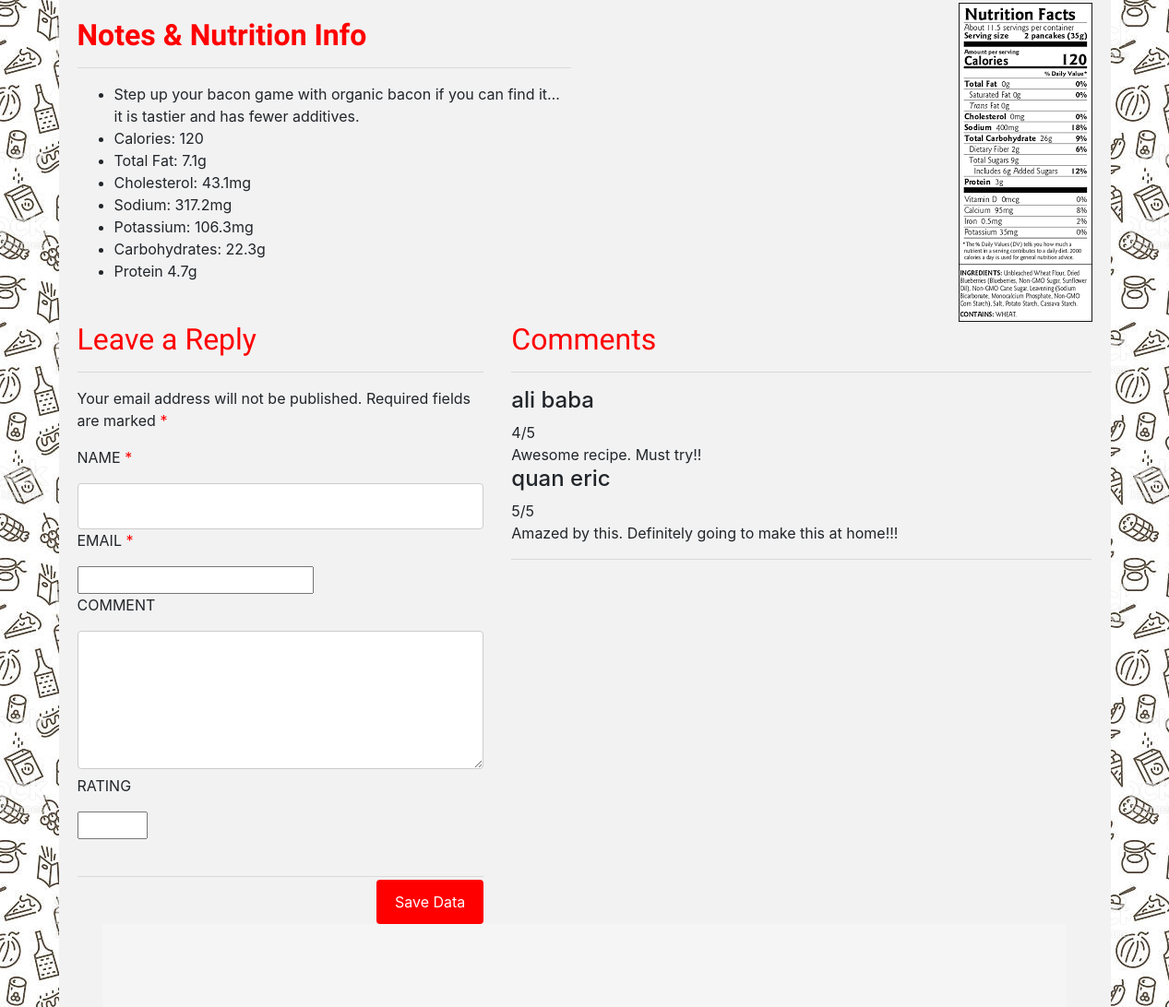
The page /bacon_eggs.php (middle part) on the database as committed earlier.
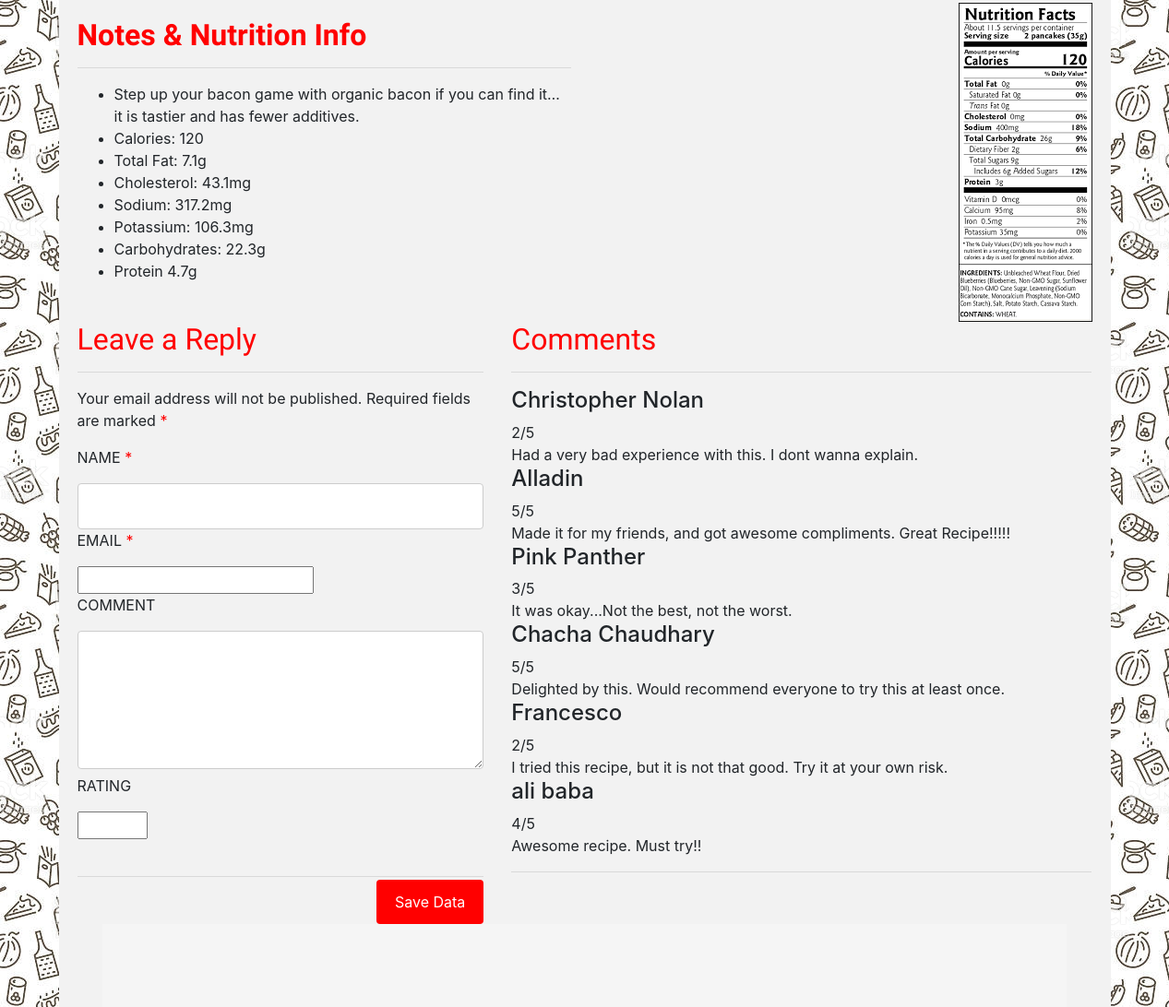
The same page on the database as committed later.
### tables this page shows
CREATE TABLE `comments` (
  `id` int(11) NOT NULL,
  `name` varchar(50) NOT NULL,
  `email` varchar(50) NOT NULL,
  `comment` varchar(300) NOT NULL,
  `rating` int(1) NOT NULL,
  `MyTimeStamp` timestamp NOT NULL DEFAULT current_timestamp() ON UPDATE current_timestamp()
);

### comments.php (the view)
<?php include "fud_hub_db.php" ?>
<div class="row" id="comments">
    <div class="col-lg-5" id="comments_input">
        <h2>Leave a Reply</h2>
        <hr>
        <p>Your email address will not be published. Required fields are marked <span style="color: red">*</span></p>
        <form name="comments_form" method="POST" action="enter_data.php">
            <p>NAME <span style="color: red">*</span></p>
            <input id="input_box" class="info" type="text" name="name">
            <p>EMAIL <span style="color: red">*</span></p>
            <input id="input_box" class="info" type="email" name="email">
            <p>COMMENT</p>
            <textarea id="input_box" class="info" style="height: 150px;" name="comment"></textarea>
            <p>RATING</p>
            <input id="input_box" class="info" type="number" max="5" min="0" name="rating">
            <br>
            <br>
            <input style="background-color: red" type="submit" value="Save Data">
            <hr>
        </form>
    </div>
    <div class="col-lg-7 comment" id="comments">
        <h2>Comments</h2>
        <hr>
        <div id="input_box" class="box">
            <?php
            $sql = "select * from comments order by MYTIMESTAMP DESC limit 6";
            $result = $conn->query($sql);
            if ($result->num_rows > 0) {
                while ($row = $result->fetch_assoc()) {
                    echo "<h4>" . $row["name"] . "</h4>" . $row["rating"] . "/5";
                    echo "<br>";
                    echo $row["comment"];
                }
            }
            ?>
        </div>
        <hr>
    </div>
</div>

### bacon_eggs.php (shortened to what this page needs)
<!DOCTYPE html>
<html lang="en">
<head>
    <link rel="stylesheet" href="https://stackpath.bootstrapcdn.com/bootstrap/4.3.1/css/bootstrap.min.css">
    <link rel="stylesheet" href="CSS/end_recipe_css.css">
    <link rel="stylesheet" href="https://maxcdn.bootstrapcdn.com/bootstrap/4.3.1/css/bootstrap.min.css">
</head>
<body>
    <div class="container">
        <?php include "web_header.php"
        ?>
        <div class="row">
            <div class="col-sm-6" id="notes_nutrition">
                <p><b>
                        <h2>Notes & Nutrition Info </h2>
                        <hr>
                    </b></p>
                <p>
                    <ul>
                        <li>Step up your bacon game with organic bacon if you can find it… it is tastier and has fewer additives.</li>
                        <li>Calories: 120</li>
                        <li>Total Fat: 7.1g</li>
                        <li>Cholesterol: 43.1mg</li>
                        <li>Sodium: 317.2mg</li>
                        <li>Potassium: 106.3mg</li>
                        <li>Carbohydrates: 22.3g</li>
                        <li>Protein 4.7g</li>
                    </ul>
                </p>
            </div>
            <div class="col-sm-6" id="nutrition_img">
                <img src="image/pancakes_info.jpg" alt="nutritional information">
            </div>
        </div>
        <?php include "comments.php"
        ?>
        <?php include "footer.php"
        ?>
    </div>
</body>
</html>

### web_header.php (shortened to what this page needs)
<!DOCTYPE html>
<html lang="en">
<head>
    <link rel="stylesheet" href="https://maxcdn.bootstrapcdn.com/bootstrap/4.4.1/css/bootstrap.min.css">
    <link rel="stylesheet" href="https://cdnjs.cloudflare.com/ajax/libs/font-awesome/4.7.0/css/font-awesome.min.css">
    <link rel="stylesheet" href="CSS/bld.css">
    <link rel="stylesheet" href="CSS/frontPage1.css">
    <link rel="stylesheet" href="CSS/end_recipe_css.css">
    <link rel="stylesheet" href="CSS/post.css">
</head>
<body>

### fud_hub_db.php (shortened to what this page needs)
<!DOCTYPE html>
<html lang="en">
<head>
</head>
<body>
</body>
</html>

### footer.php (shortened to what this page needs)
<div class="container-fluid">
</div>
    </body>
    </html>

### CSS/end_recipe_css.css (style rules this page uses)
body { background-image: url("food_header_background.jpg"); }
.container { background-color: white; }
h2 { font-family: 'Marck Script';font-size: xx-large; color: red; }
#nutrition_img { text-align: right; }

### CSS/bld.css (style rules this page uses)
body { background-image: url("food_header_background.jpg"); width: auto !important; overflow-x:hidden !important; }
.container { background-color: whitesmoke; }

### CSS/frontPage1.css (style rules this page uses)
body { background-image: url("food_header_background.jpg"); }
.container-fluid { background-color: whitesmoke; width: 95%; }

### CSS/post.css (style rules this page uses)
input[type=text], select, textarea { width: 100%; padding: 12px; border: 1px solid #ccc; border-radius: 4px; resize: vertical; }
input[type=submit] { background-color: #4CAF50; color: white; padding: 12px 20px; border: none; border-radius: 4px; cursor: pointer; float: right; margin-left: 20px; margin-top: 20px; }
.container { border-radius: 5px; background-color: #f2f2f2; padding: 20px; }
.row:after { content: ""; display: table; clear: both; }

Rows that differ between the two databases and show on the page:
no longer on this page (row edited): comments: name "quan eric", rating "5", comment "Amazed by this. Definitely going to make this at home!!!"
added comments: name "Christopher Nolan", rating "2", comment "Had a very bad experience with this. I dont wanna explain."
added comments: name "Alladin", rating "5", comment "Made it for my friends, and got awesome compliments. Great Recipe!!!!!"
added comments: name "Pink Panther", rating "3", comment "It was okay...Not the best, not the worst."
added comments: name "Chacha Chaudhary", rating "5", comment "Delighted by this. Would recommend everyone to try this at least once."
added comments: name "Francesco", rating "2", comment "I tried this recipe, but it is not that good. Try it at your own risk."
